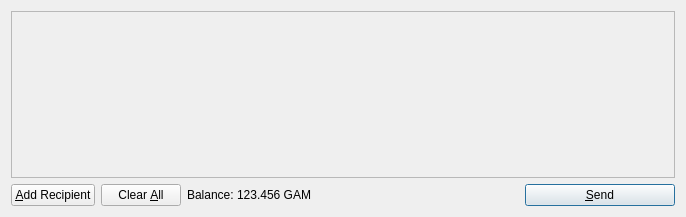
<?xml version="1.0" encoding="UTF-8"?>
<ui version="4.0">
 <class>SendCoinsDialog</class>
 <widget class="QDialog" name="SendCoinsDialog">
  <property name="geometry">
   <rect>
    <x>0</x>
    <y>0</y>
    <width>686</width>
    <height>217</height>
   </rect>
  </property>
  <property name="windowTitle">
   <string>Send Coins</string>
  </property>
  <layout class="QVBoxLayout" name="verticalLayout">
   <item>
    <widget class="QScrollArea" name="scrollArea">
     <property name="widgetResizable">
      <bool>true</bool>
     </property>
     <widget class="QWidget" name="scrollAreaWidgetContents">
      <property name="geometry">
       <rect>
        <x>0</x>
        <y>0</y>
        <width>666</width>
        <height>165</height>
       </rect>
      </property>
      <layout class="QVBoxLayout" name="verticalLayout_2">
       <property name="margin">
        <number>0</number>
       </property>
       <item>
        <layout class="QVBoxLayout" name="entries">
         <property name="spacing">
          <number>6</number>
         </property>
        </layout>
       </item>
       <item>
        <spacer name="verticalSpacer">
         <property name="orientation">
          <enum>Qt::Vertical</enum>
         </property>
         <property name="sizeHint" stdset="0">
          <size>
           <width>20</width>
           <height>40</height>
          </size>
         </property>
        </spacer>
       </item>
      </layout>
     </widget>
    </widget>
   </item>
   <item>
    <layout class="QHBoxLayout" name="horizontalLayout">
     <item>
      <widget class="QPushButton" name="addButton">
       <property name="toolTip">
        <string>Send to multiple recipients at once</string>
       </property>
       <property name="text">
        <string>&amp;Add Recipient</string>
       </property>
       <property name="icon">
        <iconset resource="../bitcoin.qrc">
         <normaloff>:/icons/add</normaloff>:/icons/add</iconset>
       </property>
       <property name="autoDefault">
        <bool>false</bool>
       </property>
      </widget>
     </item>
     <item>
      <widget class="QPushButton" name="clearButton">
       <property name="sizePolicy">
        <sizepolicy hsizetype="Minimum" vsizetype="Fixed">
         <horstretch>0</horstretch>
         <verstretch>0</verstretch>
        </sizepolicy>
       </property>
       <property name="toolTip">
        <string>Remove all transaction fields</string>
       </property>
       <property name="text">
        <string>Clear &amp;All</string>
       </property>
       <property name="icon">
        <iconset resource="../bitcoin.qrc">
         <normaloff>:/icons/remove</normaloff>:/icons/remove</iconset>
       </property>
       <property name="autoRepeatDelay">
        <number>300</number>
       </property>
       <property name="autoDefault">
        <bool>false</bool>
       </property>
      </widget>
     </item>
     <item>
      <layout class="QHBoxLayout" name="horizontalLayout_2">
       <property name="spacing">
        <number>3</number>
       </property>
       <item>
        <widget class="QLabel" name="label">
         <property name="text">
          <string>Balance:</string>
         </property>
        </widget>
       </item>
       <item>
        <widget class="QLabel" name="labelBalance">
         <property name="cursor">
          <cursorShape>IBeamCursor</cursorShape>
         </property>
         <property name="text">
          <string>123.456 GAM</string>
         </property>
         <property name="textInteractionFlags">
          <set>Qt::LinksAccessibleByMouse|Qt::TextSelectableByKeyboard|Qt::TextSelectableByMouse</set>
         </property>
        </widget>
       </item>
      </layout>
     </item>
     <item>
      <spacer name="horizontalSpacer">
       <property name="orientation">
        <enum>Qt::Horizontal</enum>
       </property>
       <property name="sizeHint" stdset="0">
        <size>
         <width>40</width>
         <height>20</height>
        </size>
       </property>
      </spacer>
     </item>
     <item>
      <widget class="QPushButton" name="sendButton">
       <property name="minimumSize">
        <size>
         <width>150</width>
         <height>0</height>
        </size>
       </property>
       <property name="toolTip">
        <string>Confirm the send action</string>
       </property>
       <property name="text">
        <string>&amp;Send</string>
       </property>
       <property name="icon">
        <iconset resource="../bitcoin.qrc">
         <normaloff>:/icons/send</normaloff>:/icons/send</iconset>
       </property>
       <property name="default">
        <bool>true</bool>
       </property>
      </widget>
     </item>
    </layout>
   </item>
  </layout>
 </widget>
 <resources>
  <include location="../bitcoin.qrc"/>
 </resources>
 <connections/>
</ui>
